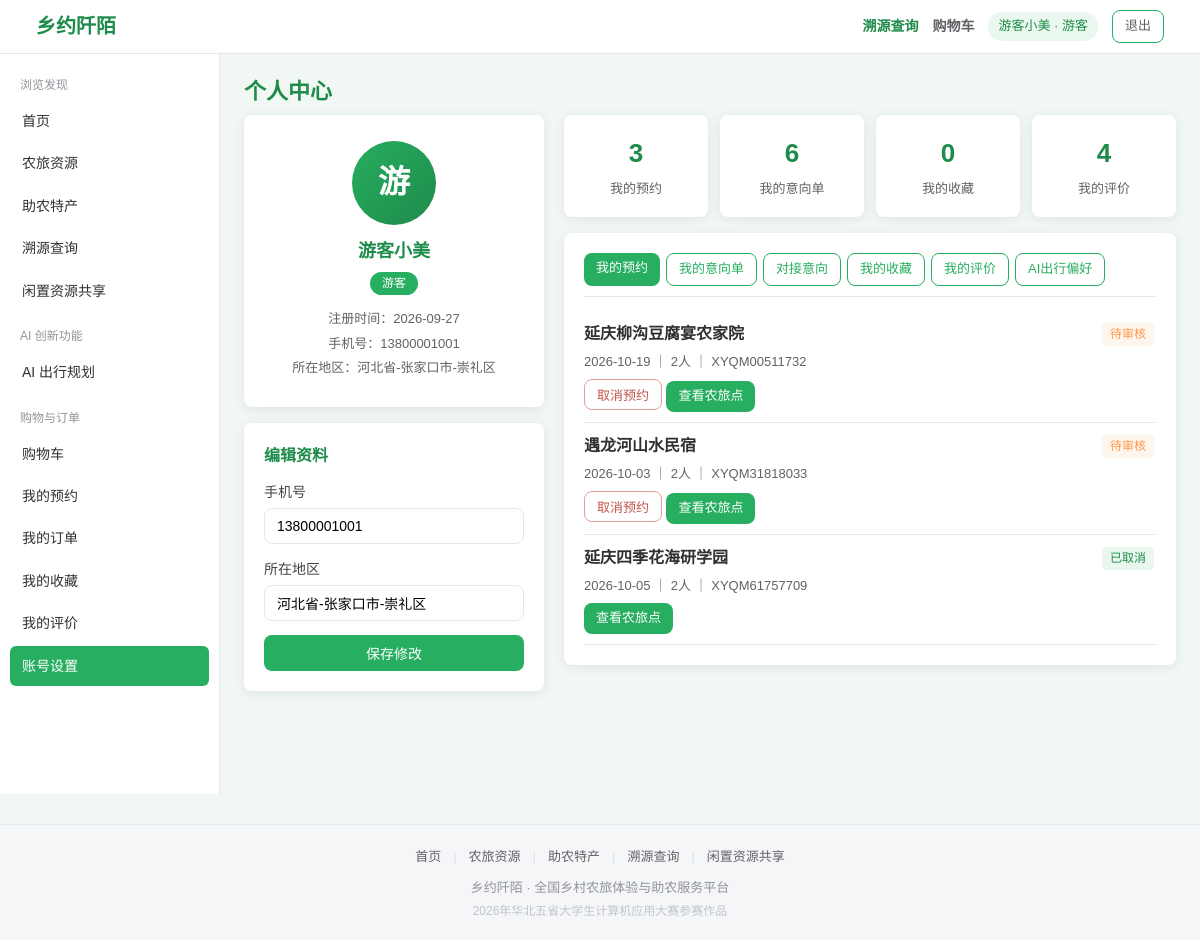
The page /my/profile (signed in) on the database its author committed.
### tables this page shows
CREATE TABLE users (
            id INTEGER PRIMARY KEY AUTOINCREMENT,
            username TEXT NOT NULL UNIQUE,
            password TEXT NOT NULL,
            role INTEGER DEFAULT 0,            -- 0游客 1商户 3平台管理员
            status TEXT DEFAULT '正常',         -- 正常/待审核/驳回/禁用
            phone TEXT,
            region TEXT DEFAULT '',            -- 所在地区（省-市-县）
            avatar TEXT DEFAULT 'user.jpg',
            shop_name TEXT DEFAULT '',         -- 商户店铺名称
            shop_type TEXT DEFAULT '',         -- 正规农家乐/农户体验点/农村合作社
            shop_address TEXT DEFAULT '',
            shop_desc TEXT DEFAULT '',
            created_at TEXT DEFAULT (datetime('now', 'localtime'))
        );

CREATE TABLE bookings (
            id INTEGER PRIMARY KEY AUTOINCREMENT,
            booking_no TEXT NOT NULL UNIQUE,
            user_id INTEGER NOT NULL,
            farmstay_id INTEGER NOT NULL,
            project_id INTEGER DEFAULT 0,
            visit_date TEXT DEFAULT '',
            people INTEGER DEFAULT 1,
            phone TEXT DEFAULT '',
            remark TEXT DEFAULT '',
            add_product INTEGER DEFAULT 0,     -- 是否加购特产
            status TEXT DEFAULT '待审核',       -- 待审核/已确认/已驳回/已完成/已取消
            created_at TEXT DEFAULT (datetime('now', 'localtime'))
        );

CREATE TABLE farmstays (
            id INTEGER PRIMARY KEY AUTOINCREMENT,
            merchant_id INTEGER NOT NULL,      -- 所属商户
            name TEXT NOT NULL,
            region TEXT DEFAULT '',            -- 地区（省-市-县）
            address TEXT DEFAULT '',
            category TEXT DEFAULT '采摘体验',  -- 采摘体验/农家住宿/农家餐饮/农耕研学/非遗体验
            price_min REAL DEFAULT 0,          -- 最低参考价
            score REAL DEFAULT 5.0,            -- 评分
            tags TEXT DEFAULT '',              -- 特色标签（逗号分隔）
            description TEXT DEFAULT '',
            image TEXT DEFAULT 'farm_default.jpg',
            lng REAL DEFAULT 0,                -- 经度（高德地图导航）
            lat REAL DEFAULT 0,                -- 纬度（高德地图导航）
            status TEXT DEFAULT '上架',         -- 上架/下架
            views INTEGER DEFAULT 0,          -- 浏览量
            created_at TEXT DEFAULT (datetime('now', 'localtime'))
        );

### app.py (the view, shortened to what this page needs)
@app.route('/my/profile', methods=['GET', 'POST'])
@login_required
def my_profile():
    if request.method == 'POST':
        phone = request.form.get('phone', '').strip()
        region = request.form.get('region', '').strip()
        models.update_user(session['user_id'], phone=phone, region=region)
        flash('个人资料已更新', 'success')
        return redirect(url_for('my_profile'))
    stats = models.count_user_data(session['user_id'])
    bookings = models.get_user_bookings(session['user_id'])
    favs = models.get_user_favorites(session['user_id'])
    items = []
    rows = models.list_reviews()
    mine = [r for r in rows if r['user_id'] == session['user_id']]
    intents = models.list_user_intents(session['user_id'])
    return render_template('my_profile.html', user=get_user(), active='profile',
                           stats=stats, bookings=bookings, favorites=items,
                           reviews=mine, intents=intents,
                           tab=request.args.get('tab', 'bookings'))

### app.py (called while the page is built)
def login_required(view):
    @wraps(view)
    def wrapped(*args, **kwargs):
        if 'user_id' not in session:
            flash('请先登录', 'warning')
            return redirect(url_for('login'))
        return view(*args, **kwargs)
    return wrapped

def get_user():
    if 'user_id' in session:
        return models.get_user_by_id(session['user_id'])
    return None

@app.context_processor
def inject_globals():
    u = get_user()
    return {'cart_count': models.get_cart_count(u['id']) if u else 0}

### models.py (called while the page is built)
def get_conn():
    conn = sqlite3.connect(DB_PATH)
    conn.row_factory = sqlite3.Row
    return conn

def get_user_by_id(uid):
    conn = get_conn()
    row = conn.execute('SELECT * FROM users WHERE id=?', (uid,)).fetchone()
    conn.close()
    return row

def get_user_bookings(user_id):
    conn = get_conn()
    rows = conn.execute(
        'SELECT b.*, f.name as farmstay_name FROM bookings b LEFT JOIN farmstays f ON b.farmstay_id=f.id '
        'WHERE b.user_id=? ORDER BY b.id DESC', (user_id,)).fetchall()
    conn.close()
    return rows

def list_reviews(farmstay_id=None, status=None):
    conn = get_conn()
    if farmstay_id:
        rows = conn.execute(
            'SELECT r.*, u.username, f.name as farmstay_name FROM reviews r '
            'LEFT JOIN users u ON r.user_id=u.id LEFT JOIN farmstays f ON r.farmstay_id=f.id '
            'WHERE r.farmstay_id=? ORDER BY r.id DESC', (farmstay_id,)).fetchall()
    else:
        sql = ('SELECT r.*, u.username, f.name as farmstay_name FROM reviews r '
               'LEFT JOIN users u ON r.user_id=u.id LEFT JOIN farmstays f ON r.farmstay_id=f.id WHERE 1=1')
        args = []
        if status:
            sql += ' AND r.status=?'
            args.append(status)
        sql += ' ORDER BY r.id DESC'
        rows = conn.execute(sql, args).fetchall()
    conn.close()
    return rows

def get_user_favorites(user_id):
    conn = get_conn()
    rows = conn.execute('SELECT * FROM favorites WHERE user_id=? ORDER BY id DESC', (user_id,)).fetchall()
    conn.close()
    return rows

def get_cart_count(user_id):
    conn = get_conn()
    r = conn.execute('SELECT COUNT(*) c FROM carts WHERE user_id=?', (user_id,)).fetchone()
    conn.close()
    return r['c']

### templates/my_profile.html (shortened to what this page needs)
{% extends "base.html" %}
{% block content %}
<h1 class="page-title"> 个人中心</h1>
<div style="display:flex;gap:20px;flex-wrap:wrap;">
<div style="width:300px;flex-shrink:0;">
<div class="card" style="text-align:center;padding:26px 20px;">
<div style="width:84px;height:84px;border-radius:50%;background:linear-gradient(135deg,#27ae60,#1e8a4a);color:#fff;display:flex;align-items:center;justify-content:center;font-size:32px;font-weight:800;margin:0 auto;">{{ (user['username'] or '友')[0] }}</div>
<div style="font-size:18px;font-weight:800;color:var(--green-dark);margin-top:12px;">{{ user['username'] }}</div>
<div style="font-size:12px;color:#fff;background:var(--green);border-radius:999px;display:inline-block;padding:2px 12px;margin-top:6px;">{{ {'0':'游客','1':'商户','3':'平台管理员'}[user['role']|string] }}</div>
<div style="font-size:13px;color:var(--text2);margin-top:12px;line-height:1.9;">
注册时间：{{ (user['created_at'] or '')[:10] }}<br>
手机号：{{ user['phone'] or '未填写' }}<br>
所在地区：{{ user['region'] or '未填写' }}
</div>
</div>
<div class="card">
<div class="card-title"> 编辑资料</div>
<form action="/my/profile" method="post">
<div class="form-group"><label>手机号</label>
<input type="text" name="phone" class="form-control" value="{{ user['phone'] }}"></div>
<div class="form-group"><label>所在地区</label>
<input type="text" name="region" class="form-control" value="{{ user['region'] }}" placeholder="如：河北省-张家口市-崇礼区"></div>
<button type="submit" class="btn btn-primary btn-block">保存修改</button>
</form>
</div>
</div>
<div style="flex:1;min-width:300px;">
<div style="display:grid;grid-template-columns:repeat(auto-fit,minmax(130px,1fr));gap:12px;margin-bottom:16px;">
<a href="/my/profile?tab=bookings" class="item-card" style="text-decoration:none;text-align:center;padding:18px 10px;">
<div style="font-size:26px;font-weight:800;color:var(--green-dark);">{{ stats['bookings'] }}</div>
<div style="font-size:13px;color:var(--text2);margin-top:4px;">我的预约</div>
</a>
<a href="/my/profile?tab=orders" class="item-card" style="text-decoration:none;text-align:center;padding:18px 10px;">
<div style="font-size:26px;font-weight:800;color:var(--green-dark);">{{ stats['orders'] }}</div>
<div style="font-size:13px;color:var(--text2);margin-top:4px;">我的意向单</div>
</a>
<a href="/my/profile?tab=favorites" class="item-card" style="text-decoration:none;text-align:center;padding:18px 10px;">
<div style="font-size:26px;font-weight:800;color:var(--green-dark);">{{ stats['favorites'] }}</div>
<div style="font-size:13px;color:var(--text2);margin-top:4px;">我的收藏</div>
</a>
<a href="/my/profile?tab=reviews" class="item-card" style="text-decoration:none;text-align:center;padding:18px 10px;">
<div style="font-size:26px;font-weight:800;color:var(--green-dark);">{{ stats['reviews'] }}</div>
<div style="font-size:13px;color:var(--text2);margin-top:4px;">我的评价</div>
</a>
</div>
<div class="card">
<div style="display:flex;gap:6px;flex-wrap:wrap;border-bottom:1px solid var(--border);padding-bottom:10px;margin-bottom:14px;">
{% set tabs = [('bookings','我的预约'),('orders','我的意向单'),('intents','对接意向'),('favorites','我的收藏'),('reviews','我的评价'),('ai','AI出行偏好')] %}
{% for key, label in tabs %}
<a href="/my/profile?tab={{ key }}" class="btn btn-sm {{ 'btn-primary' if tab == key else 'btn-outline' }}" style="text-decoration:none;">{{ label }}</a>
{% endfor %}
</div>
{% if tab == 'bookings' %}
{% if bookings %}
{% for b in bookings %}
<div style="padding:10px 0;border-bottom:1px solid var(--border);">
<div style="display:flex;justify-content:space-between;flex-wrap:wrap;gap:6px;">
<b>{{ b['farmstay_name'] }}</b>
<span class="tag {{ 'tag-orange' if b['status']=='待审核' else '' }}">{{ b['status'] }}</span>
</div>
<div style="font-size:13px;color:var(--text2);margin-top:4px;">{{ b['visit_date'] }} ｜ {{ b['people'] }}人 ｜ {{ b['booking_no'] }}</div>
<div style="margin-top:6px;">
{% if b['status'] != '已取消' %}
<form action="/booking/{{ b['id'] }}/cancel" method="post" style="display:inline;" onsubmit="return confirm('确定取消该预约吗？');">
<button type="submit" class="btn btn-outline btn-sm" style="border-color:#e0a0a0;color:#c0564a;">取消预约</button>
</form>
{% endif %}
<a href="/farmstay/{{ b['farmstay_id'] }}" class="btn btn-primary btn-sm" style="text-decoration:none;">查看农旅点</a>
</div>
</div>
{% endfor %}
{% else %}
<div class="empty"><div class="empty-icon"></div><p>暂无预约，去发现乡村好去处吧～</p>
<a href="/farmstays" class="btn btn-primary" style="margin-top:10px;">去逛逛</a></div>
{% endif %}
{% endif %}
</div>
</div>
</div>
{% endblock %}

### templates/base.html (shortened to what this page needs)
<!DOCTYPE html>
<html lang="zh-CN">
<head>
<link rel="stylesheet" href="{{ url_for('static', filename='css/style.css') }}">
</head>
<body>
<nav class="topbar">
<div class="topbar-inner">
<a href="/" class="logo">乡约阡陌</a>
<div class="topbar-links">
<a href="/trace" style="color:var(--green-dark);font-weight:600;">溯源查询</a>
{% if user %}
{% if user['role'] == 0 %}
<a href="/cart" class="cart-link">购物车{% if cart_count %}<span class="cart-badge">{{ cart_count }}</span>{% endif %}</a>
{% endif %}
<span class="user-badge">{{ user['username'] }} · {{ {'0':'游客','1':'商户','3':'平台管理员'}[user['role']|string] }}</span>
<a href="/logout" class="btn btn-outline btn-sm">退出</a>
{% else %}
<a href="/login" class="btn btn-primary btn-sm">登录</a>
<a href="/register" class="btn btn-outline btn-sm">注册</a>
{% endif %}
</div>
</div>
</nav>
<div class="console-wrap">
{% if request.endpoint not in ('login', 'register') %}
<aside class="sidebar" id="sidebar">
{% if user %}
{% include "tourist_sidebar.html" %}
{% else %}
{% include "public_sidebar.html" %}
{% endif %}
</aside>
{% endif %}
<div class="console-main">
{% block content %}{% endblock %}
</div>
</div>
<footer class="footer">
<div class="container">
<div class="footer-links">
<a href="/">首页</a><span>|</span>
<a href="/farmstays">农旅资源</a><span>|</span>
<a href="/products">助农特产</a><span>|</span>
<a href="/trace">溯源查询</a><span>|</span>
<a href="/resources">闲置资源共享</a>
</div>
<p class="footer-copy">乡约阡陌 · 全国乡村农旅体验与助农服务平台</p>
<p class="footer-extra">2026年华北五省大学生计算机应用大赛参赛作品</p>
</div>
</footer>
</body>
</html>

### css/style.css (style rules this page uses)
* { margin: 0; padding: 0; box-sizing: border-box; }
:root { --green: #27AE60; --green-dark: #1E8C4A; --green-bg: #E9F7EE; --orange: #FF9845; --bg: #F1F8F3; --text: #303133; --text2: #606266; --border: #e4e7ed; }
body { font-family: "Microsoft YaHei", "PingFang SC", sans-serif; background: var(--bg); color: var(--text); line-height: 1.6; }
.container { width: 92%; max-width: 1280px; margin: 0 auto; }
a { color: var(--green); text-decoration: none; }
.topbar { background: #fff; border-bottom: 1px solid var(--border); padding: 10px 0; position: sticky; top: 0; z-index: 100; }
.topbar-inner { width: 94%; max-width: 1320px; margin: 0 auto; display: flex; justify-content: space-between; align-items: center; gap: 10px; flex-wrap: wrap; }
.logo { font-size: 20px; font-weight: 700; color: var(--green-dark); }
.topbar-links { display: flex; align-items: center; gap: 14px; flex-wrap: wrap; font-size: 14px; }
.topbar-links a { color: var(--text2); }
.user-badge { background: var(--green-bg); color: var(--green-dark); padding: 4px 10px; border-radius: 14px; font-size: 13px; }
.btn { display: inline-block; padding: 8px 18px; border: none; border-radius: 8px; font-size: 14px; cursor: pointer; text-decoration: none; transition: all .2s; }
.btn-primary { background: var(--green); color: #fff; }
.btn-outline { background: #fff; color: var(--green); border: 1px solid var(--green); }
.btn-sm { padding: 5px 12px; font-size: 13px; }
.btn-block { width: 100%; }
.page-title { font-size: 22px; color: var(--green-dark); margin-bottom: 6px; }
.card { background: #fff; border-radius: 8px; padding: 20px; box-shadow: 0 2px 12px rgba(0,0,0,0.08); margin-bottom: 16px; }
.card-title { font-size: 16px; font-weight: 600; color: var(--green-dark); margin-bottom: 12px; }
.item-card { background: #fff; border-radius: 8px; overflow: hidden; box-shadow: 0 2px 12px rgba(0,0,0,0.08); transition: transform .2s; display: flex; flex-direction: column; }
.tag { display: inline-block; background: var(--green-bg); color: var(--green-dark); font-size: 12px; padding: 2px 8px; border-radius: 4px; margin: 2px; }
.tag-orange { background: #fdf6ec; color: var(--orange); }
.form-group { margin-bottom: 14px; }
.form-group label { display: block; font-size: 14px; margin-bottom: 5px; color: #444; }
.form-control { width: 100%; padding: 9px 12px; border: 1px solid var(--border); border-radius: 8px; font-size: 14px; font-family: inherit; background: #fff; }
.console-wrap { display: flex; flex: 1; width: 100%; max-width: 1440px; margin: 0 auto; }
.sidebar { width: 220px; background: #fff; border-right: 1px solid var(--border); padding: 16px 10px; min-height: calc(100vh - 60px); }
.console-main { flex: 1; padding: 20px 24px; min-width: 0; }
.footer { background: #f5f6f7; border-top: 1px solid var(--border); padding: 22px 0 18px; margin-top: 30px; }
.footer-links { display: flex; justify-content: center; align-items: center; gap: 12px; font-size: 13px; color: var(--text2); margin-bottom: 10px; }
.footer-links a { color: var(--text2); }
.footer-links span { color: #dcdfe6; }
.footer-copy { text-align: center; font-size: 13px; color: #909399; }
.footer-extra { text-align: center; font-size: 12px; color: #c0c4cc; margin-top: 4px; }

### templates/base.html (style rules this page uses)
.cart-link { position:relative;color:var(--text2);font-size:14px;font-weight:600; }

### rows shown on the page
users: username "游客小美", role "游客", username "游", created_at "2026-09-27", phone "13800001001", region "河北省-张家口市-崇礼区"
bookings: farmstay_name "延庆柳沟豆腐宴农家院", status "待审核", visit_date "2026-10-19", people "2", booking_no "XYQM00511732"
bookings: farmstay_name "遇龙河山水民宿", status "待审核", visit_date "2026-10-03", people "2", booking_no "XYQM31818033"
bookings: farmstay_name "延庆四季花海研学园", status "已取消", visit_date "2026-10-05", people "2", booking_no "XYQM61757709"

### other values the page prints
{{ stats['bookings'] }} "3"
{{ stats['orders'] }} "6"
{{ stats['favorites'] }} "0"
{{ stats['reviews'] }} "4"
{{ label }} "我的预约" "我的意向单" "对接意向" "我的收藏" "我的评价" "AI出行偏好"
